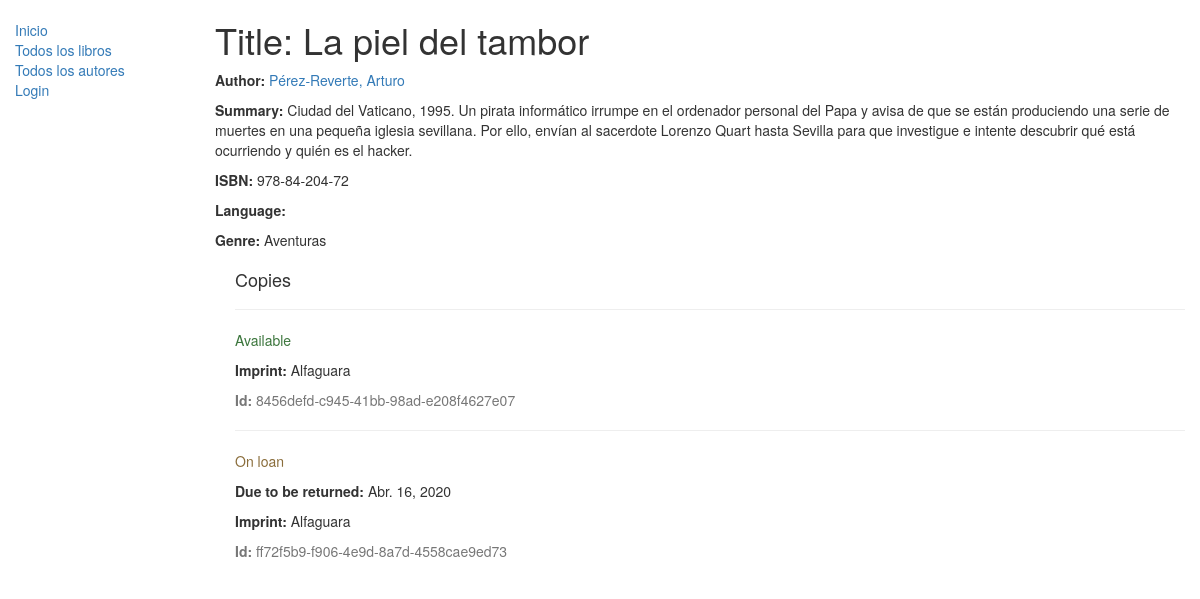
Screenshot of /book/1 with the database file from the repository.
### catalog/models.py (models this page shows, shortened)
class Book(models.Model):
    title = models.CharField(max_length=200)
    author = models.ForeignKey('Author', on_delete=models.SET_NULL, null=True)
    summary = models.TextField(max_length=1000, help_text="Ingrese una breve descripción del libro")
    isbn = models.CharField('ISBN',max_length=13, help_text='13 Caracteres <a href="https://www.isbn-international.org/content/what-isbn">ISBN number</a>')
    genre = models.ManyToManyField(Genre, help_text="Seleccione un genero para este libro")
    idiom = models.ForeignKey('Idiom', on_delete=models.SET_NULL, null=True)

class Author(models.Model):
    first_name = models.CharField(max_length=100)
    last_name = models.CharField(max_length=100)
    date_of_birth = models.DateField(null=True, blank=True)
    date_of_death = models.DateField('Died', null=True, blank=True)
    def __str__(self):
        return '%s, %s' % (self.last_name, self.first_name)

class Genre(models.Model):
    name = models.CharField(max_length=200, help_text="Ingrese el nombre del género (p. ej. Ciencia Ficción, Poesía Francesa etc.)")
    def __str__(self):
        return self.name

class BookInstance(models.Model):
    id = models.UUIDField(primary_key=True, default=uuid.uuid4, help_text="ID único para este libro particular en toda la biblioteca")
    book = models.ForeignKey('Book', on_delete=models.SET_NULL, null=True)
    imprint = models.CharField(max_length=200)
    due_back = models.DateField(null=True, blank=True)
    borrower = models.ForeignKey(User, on_delete=models.SET_NULL, null=True, blank=True)
    LOAN_STATUS = (
        ('m', 'Maintenance'),
        ('o', 'On loan'),
        ('a', 'Available'),
        ('r', 'Reserved'),
    )
    status = models.CharField(max_length=1, choices=LOAN_STATUS, blank=True, default='m', help_text='Disponibilidad del libro')
    class Meta:
        ordering = ["due_back"]

### catalog/views.py (the view)
# urls.py: url(r'^book/(?P<pk>\d+)$', views.BookDetailView.as_view(), name='book-detail'),
class BookDetailView(generic.DetailView):
    model = Book

### catalog/templates/catalog/book_detail.html
{% extends "base_generic.html" %}
{% block content %}
  <h1>Title: {{ book.title }}</h1>
  <p><strong>Author:</strong> <a href="">{{ book.author }}</a></p>
  <p><strong>Summary:</strong> {{ book.summary }}</p>
  <p><strong>ISBN:</strong> {{ book.isbn }}</p>
  <p><strong>Language:</strong> {{ book.language }}</p>
  <p><strong>Genre:</strong> {% for genre in book.genre.all %} {{ genre }}{% if not forloop.last %}, {% endif %}{% endfor %}</p>
  <div style="margin-left:20px;margin-top:20px">
    <h4>Copies</h4>
    {% for copy in book.bookinstance_set.all %}
    <hr>
    <p class="{% if copy.status == 'a' %}text-success{% elif copy.status == 'm' %}text-danger{% else %}text-warning{% endif %}">{{ copy.get_status_display }}</p>
    {% if copy.status != 'a' %}<p><strong>Due to be returned:</strong> {{copy.due_back}}</p>{% endif %}
    <p><strong>Imprint:</strong> {{copy.imprint}}</p>
    <p class="text-muted"><strong>Id:</strong> {{copy.id}}</p>
    {% endfor %}
  </div>
{% endblock %}

### catalog/templates/base_generic.html (shortened to what this page needs)
<!DOCTYPE html>
<html lang="en">
<head>
  <link rel="stylesheet" href="https://maxcdn.bootstrapcdn.com/bootstrap/3.3.7/css/bootstrap.min.css">
  {% load static %}
  <link rel="stylesheet" href="{% static 'css/styles.css' %}">
</head>
<body>
  <div class="container-fluid">
    <div class="row">
      <div class="col-sm-2">
      {% block sidebar %}
      <ul class="sidebar-nav">
          <li><a href="{% url 'index' %}">Inicio</a></li>
          <li><a href="{% url 'books' %}">Todos los libros</a></li>
          <li><a href="{% url 'authors' %}">Todos los autores</a></li>
        {% if user.is_authenticated %}
          <li>Usuario: {{ user.get_username }}</li>
          <li><a href="{% url 'my-borrowed' %}">My Borrowed</a></li>
          <li><a href="{% url 'logout'%}">Logout</a></li>
        {% else %}
          <li><a href="{% url 'login'%}">Login</a></li>
        {% endif %}
      </ul>
     {% endblock %}
      </div>
      <div class="col-sm-10 ">
      {% block content %}{% endblock %}
      </div>
    </div>
  </div>
</body>
</html>

### catalog/static/css/styles.css (style rules this page uses)
.sidebar-nav { margin-top: 20px; padding: 0; list-style: none; }

### rows the page displays
Book: title "La piel del tambor", author "Pérez-Reverte, Arturo", summary "Ciudad del Vaticano, 1995. Un pirata informático irrumpe en el ordenador personal del Papa y avisa de que se están produciendo una serie de muertes en una pequeña iglesia sevillana. Por ello, envían al sacerdote Lorenzo Quart hasta Sevilla para que investigue e intente descubrir qué está ocurriendo y quién es el hacker.", isbn "978-84-204-72"
Genre: name "Aventuras"
BookInstance: status "Available", imprint "Alfaguara", id "8456defd-c945-41bb-98ad-e208f4627e07"
BookInstance: status "On loan", due_back "Abr. 16, 2020", imprint "Alfaguara", id "ff72f5b9-f906-4e9d-8a7d-4558cae9ed73"
